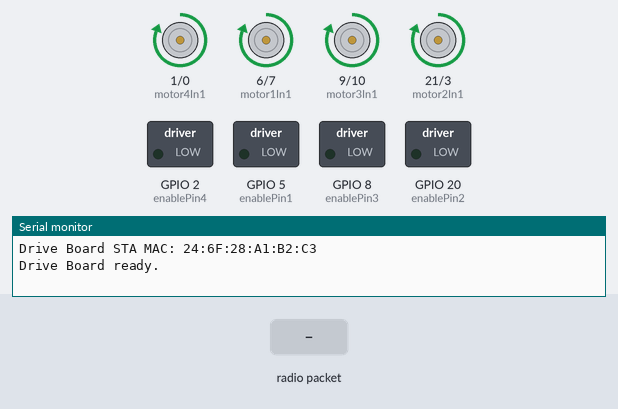
Recording of a sketch running on a simulated ESP32-S3. Shown: motor-driver pin pairs drawn as motors (green arrow = first pin HIGH = forward, orange = second pin HIGH = backward, longer = more drive), switched loads named in the sketch (green lamp = pin HIGH), the last lines printed to the serial monitor. Inputs (shaded band) come from the test bench.

Above: at 1.2 s.
1.3 s: radio packet "emergencyStop" arrives
At 2.2 s:
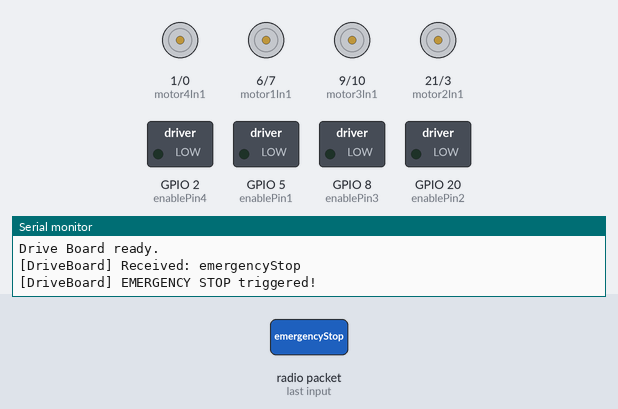
2.8 s: radio packet "tune" arrives
4.3 s: radio packet "leftTune=" arrives
Timing chart, 0 to 7.3 s (numbered marks = the images above; inputs shaded):
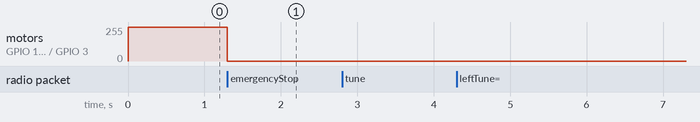

Measured:
- after the input at 1.3 s, motor on GPIO 1 (motor4In1) / GPIO 0 (motor4In2), motor on GPIO 6 (motor1In1) / GPIO 7 (motor1In2), motor on GPIO 9 (motor3In1) / GPIO 10 (motor3In2), motor on GPIO 21 (motor2In1) / GPIO 3 (motor2In2): forward 255/255 → stopped at once

The sketch:

drive.ino
```cpp
/*
 * ESP32 Omni-Directional RC Car - Drive Board
 * Version: 1.0.1
 * Author: RawFish69
 * This firmware controls the motor drivers based on commands received via ESP-NOW.
 * Supports both omni-directional and simple (tank-style) control modes.
 * Features emergency stop and motor tuning capabilities.
 */

#include <WiFi.h>
#include <esp_now.h>
#include <esp_wifi.h>

#define LEDC_RESOLUTION_BITS 10
#define LEDC_FREQUENCY 50
#define MOTOR_MIN_PWM 300
#define MOTOR_MAX_PWM 1023

// Control board mac address, use STA
// E4:B3:23:D2:D1:5C (STA)
// E4:B3:23:D2:D1:5D (SoftAP)

uint8_t CONTROL_BOARD_MAC[] = {0xE4, 0xB3, 0x23, 0xD3, 0x66, 0xB8};

// 15s no packets => EStop + reboot
static const unsigned long NO_PACKET_TIMEOUT_MS = 15000;

// Pin definitions
const int enablePin1 = 5;
const int motor1In1 = 6;
const int motor1In2 = 7;
const int enablePin2 = 20;
const int motor2In1 = 21;
const int motor2In2 = 3;
const int enablePin3 = 8;
const int motor3In1 = 9;
const int motor3In2 = 10;
const int enablePin4 = 2;
const int motor4In1 = 1;
const int motor4In2 = 0;

// Desired PWM and direction
int desiredLeftPWM = 0;
int desiredRightPWM = 0;
int desiredMotor3PWM = 0;
int desiredMotor4PWM = 0;
int desiredLeftDirection = 1; // 1 = forward, 0 = reverse
int desiredRightDirection = 1; // 1 = forward, 0 = reverse
int desiredMotor3Direction = 1; // 1 = forward, 0 = reverse
int desiredMotor4Direction = 1; // 1 = forward, 0 = reverse

// Tuning multipliers
volatile float leftTune = 1.0;
volatile float rightTune = 1.0;

bool emergencyStopActive = false;

// ESPNOW housekeeping
bool firstPacketReceived = false;
unsigned long lastPacketMillis = 0;

// Forward declarations
void parseEspNowMessage(const String& msg);
void handleEmergencyStop();
void handleTuning(float lt, float rt);
void setMotorOmni(float xVal, float yVal, float rVal);
void setMotorSimple(float speedPercent, const String& forwardBackward, float turnRatePercent);
void updateMotorSignals();

// ESPNOW callback for receiving data
void onDataRecv(const esp_now_recv_info_t* info, const uint8_t *data, int data_len) {
  if (!firstPacketReceived) {
    firstPacketReceived = true;
  }
  lastPacketMillis = millis();
  String incoming = String((char*)data);
  Serial.print("[DriveBoard] Received: ");
  Serial.println(incoming);
  parseEspNowMessage(incoming);
}

// Parse incoming ESPNOW messages and route to appropriate handlers
void parseEspNowMessage(const String& msg) {
  if (msg.equalsIgnoreCase("emergencyStop")) {
    handleEmergencyStop();
    return;
  }
  if (msg.startsWith("tune")) {
    int ltIndex = msg.indexOf("leftTune=");
    int rtIndex = msg.indexOf("rightTune=");
    if (ltIndex > 0 && rtIndex > 0) {
      int ampPos = msg.indexOf('&', ltIndex + 9);
      float lt = msg.substring(ltIndex + 9, (ampPos < 0 ? msg.length() : ampPos)).toFloat();
      float rt = msg.substring(rtIndex + 10).toFloat();
      handleTuning(lt, rt);
    }
    return;
  }
  if (msg.indexOf("mode=omni") >= 0) {
    int xIdx = msg.indexOf("x=");
    int yIdx = msg.indexOf("y=");
    int rIdx = msg.indexOf("rotate=");
    if (xIdx < 0 || yIdx < 0 || rIdx < 0) return;
    float xVal = msg.substring(xIdx + 2, msg.indexOf('&', xIdx + 2)).toFloat();
    float yVal = msg.substring(yIdx + 2, msg.indexOf('&', yIdx + 2)).toFloat();
    float rVal = msg.substring(rIdx + 7).toFloat();
    setMotorOmni(xVal, yVal, rVal);
    return;
  }
  if (msg.indexOf("mode=simple") >= 0) {
    int spIdx = msg.indexOf("speed=");
    int fbIdx = msg.indexOf("forwardBackward=");
    int trIdx = msg.indexOf("turnRate=");
    if (spIdx < 0 || fbIdx < 0 || trIdx < 0) return;
    float speedVal = msg.substring(spIdx + 6, msg.indexOf('&', spIdx + 6)).toFloat();
    int nextAmp = msg.indexOf('&', fbIdx + 16);
    String forwardBack = msg.substring(fbIdx + 16, (nextAmp < 0 ? msg.length() : nextAmp));
    float turnVal = msg.substring(trIdx + 9).toFloat();
    setMotorSimple(speedVal, forwardBack, turnVal);
    return;
  }
}

// Handle emergency stop by disabling all motors
void handleEmergencyStop() {
  emergencyStopActive = true;
  desiredLeftPWM = 0;
  desiredRightPWM = 0;
  desiredMotor3PWM = 0;
  desiredMotor4PWM = 0;
  digitalWrite(motor1In1, LOW);
  digitalWrite(motor1In2, LOW);
  digitalWrite(motor2In1, LOW);
  digitalWrite(motor2In2, LOW);
  digitalWrite(motor3In1, LOW);
  digitalWrite(motor3In2, LOW);
  digitalWrite(motor4In1, LOW);
  digitalWrite(motor4In2, LOW);
  ledcWrite(enablePin1, 0);
  ledcWrite(enablePin2, 0);
  ledcWrite(enablePin3, 0);
  ledcWrite(enablePin4, 0);
  Serial.println("[DriveBoard] EMERGENCY STOP triggered!");
}

// Update motor tuning parameters
void handleTuning(float lt, float rt) {
  leftTune = constrain(lt, 0.5, 1.5);
  rightTune = constrain(rt, 0.5, 1.5);
  Serial.printf("[DriveBoard] Tuning => Left=%.2f, Right=%.2f\n", leftTune, rightTune);
}

// Set motors for omni-directional movement
void setMotorOmni(float xVal, float yVal, float rVal) {
  if (emergencyStopActive) return;
  xVal = constrain(xVal, -100, 100);
  yVal = constrain(yVal, -100, 100);
  rVal = constrain(rVal, -100, 100);
  float frontLeft = yVal - xVal + rVal;
  float frontRight = yVal + xVal - rVal;
  float backLeft = yVal + xVal + rVal;
  float backRight = yVal - xVal - rVal;
  float maxValue = max(max(fabs(frontLeft), fabs(frontRight)),
                      max(fabs(backLeft), fabs(backRight)));
  if (maxValue > 100.0) {
    float scale = 100.0 / maxValue;
    frontLeft *= scale;
    frontRight *= scale;
    backLeft *= scale;
    backRight *= scale;
  }
  desiredLeftPWM = map((int)fabs(frontLeft), 0, 100, 0, MOTOR_MAX_PWM);
  desiredRightPWM = map((int)fabs(frontRight), 0, 100, 0, MOTOR_MAX_PWM);
  desiredMotor3PWM = map((int)fabs(backLeft), 0, 100, 0, MOTOR_MAX_PWM);
  desiredMotor4PWM = map((int)fabs(backRight), 0, 100, 0, MOTOR_MAX_PWM);
  desiredLeftDirection = (frontLeft >= 0) ? 1 : 0;
  desiredRightDirection = (frontRight >= 0) ? 1 : 0;
  desiredMotor3Direction = (backLeft >= 0) ? 1 : 0;
  desiredMotor4Direction = (backRight >= 0) ? 1 : 0;
  Serial.printf("[DriveBoard] Omni => x=%.1f y=%.1f r=%.1f\n", xVal, yVal, rVal);
}

// Set motors for simple forward/backward/turn movement
void setMotorSimple(float speedPercent, const String& forwardBackward, float turnRatePercent) {
  if (emergencyStopActive) return;
  float basePWM = map((int)speedPercent, 0, 100, 0, MOTOR_MAX_PWM);
  if (basePWM < MOTOR_MIN_PWM && basePWM != 0) {
    basePWM = MOTOR_MIN_PWM;
  }
  float turnFactor = turnRatePercent / 50.0;
  float leftPWM = basePWM;
  float rightPWM = basePWM;
  if (turnFactor > 0) {
    rightPWM = basePWM * (1.0 - turnFactor);
  } else if (turnFactor < 0) {
    leftPWM = basePWM * (1.0 + turnFactor);
  }
  leftPWM = constrain(leftPWM, 0, MOTOR_MAX_PWM);
  rightPWM = constrain(rightPWM, 0, MOTOR_MAX_PWM);
  int directionBit = (forwardBackward.equalsIgnoreCase("Forward")) ? 1 : 0;
  desiredLeftPWM = leftPWM;
  desiredRightPWM = rightPWM;
  desiredMotor3PWM = leftPWM;
  desiredMotor4PWM = rightPWM;
  desiredLeftDirection = directionBit;
  desiredRightDirection = directionBit;
  desiredMotor3Direction = directionBit;
  desiredMotor4Direction = directionBit;
  Serial.printf("[DriveBoard] Simple => spd=%.1f dir=%s turn=%.1f\n",
                speedPercent, forwardBackward.c_str(), turnRatePercent);
}

// Update motor signals based on desired states
void updateMotorSignals() {
  if (emergencyStopActive) return;
  digitalWrite(motor1In1, (desiredLeftDirection) ? HIGH : LOW);
  digitalWrite(motor1In2, (desiredLeftDirection) ? LOW : HIGH);
  digitalWrite(motor2In1, (desiredRightDirection) ? HIGH : LOW);
  digitalWrite(motor2In2, (desiredRightDirection) ? LOW : HIGH);
  digitalWrite(motor3In1, (desiredMotor3Direction) ? HIGH : LOW);
  digitalWrite(motor3In2, (desiredMotor3Direction) ? LOW : HIGH);
  digitalWrite(motor4In1, (desiredMotor4Direction) ? HIGH : LOW);
  digitalWrite(motor4In2, (desiredMotor4Direction) ? LOW : HIGH);
  float finalLeftPWM = desiredLeftPWM * leftTune;
  float finalRightPWM = desiredRightPWM * rightTune;
  float finalMotor3PWM = desiredMotor3PWM * leftTune;
  float finalMotor4PWM = desiredMotor4PWM * rightTune;
  int leftOut = (int)constrain(finalLeftPWM, 0, MOTOR_MAX_PWM);
  int rightOut = (int)constrain(finalRightPWM, 0, MOTOR_MAX_PWM);
  int motor3Out = (int)constrain(finalMotor3PWM, 0, MOTOR_MAX_PWM);
  int motor4Out = (int)constrain(finalMotor4PWM, 0, MOTOR_MAX_PWM);
  ledcWrite(enablePin1, leftOut);
  ledcWrite(enablePin2, rightOut);
  ledcWrite(enablePin3, motor3Out);
  ledcWrite(enablePin4, motor4Out);
}

void setup() {
  Serial.begin(115200);
  pinMode(motor1In1, OUTPUT);
  pinMode(motor1In2, OUTPUT);
  pinMode(motor2In1, OUTPUT);
  pinMode(motor2In2, OUTPUT);
  pinMode(motor3In1, OUTPUT);
  pinMode(motor3In2, OUTPUT);
  pinMode(motor4In1, OUTPUT);
  pinMode(motor4In2, OUTPUT);
  ledcAttach(enablePin1, LEDC_FREQUENCY, LEDC_RESOLUTION_BITS);
  ledcAttach(enablePin2, LEDC_FREQUENCY, LEDC_RESOLUTION_BITS);
  ledcAttach(enablePin3, LEDC_FREQUENCY, LEDC_RESOLUTION_BITS);
  ledcAttach(enablePin4, LEDC_FREQUENCY, LEDC_RESOLUTION_BITS);
  digitalWrite(motor1In1, LOW);
  digitalWrite(motor1In2, LOW);
  digitalWrite(motor2In1, LOW);
  digitalWrite(motor2In2, LOW);
  digitalWrite(motor3In1, LOW);
  digitalWrite(motor3In2, LOW);
  digitalWrite(motor4In1, LOW);
  digitalWrite(motor4In2, LOW);
  ledcWrite(enablePin1, 0);
  ledcWrite(enablePin2, 0);
  ledcWrite(enablePin3, 0);
  ledcWrite(enablePin4, 0);

  WiFi.mode(WIFI_STA);
  esp_wifi_set_channel(1, WIFI_SECOND_CHAN_NONE);

  Serial.print("Drive Board STA MAC: ");
  Serial.println(WiFi.macAddress());
  if (esp_now_init() != ESP_OK) {
    Serial.println("ESPNOW init fail");
    delay(2000);
    ESP.restart();
  }
  esp_now_register_recv_cb(onDataRecv);

  firstPacketReceived = false;
  lastPacketMillis = millis();
  Serial.println("Drive Board ready.");
}


void loop() {
  updateMotorSignals();
  if (firstPacketReceived) {
    if (millis() - lastPacketMillis >= NO_PACKET_TIMEOUT_MS) {
      Serial.println("[DriveBoard] 15s no ESPNOW => EStop + Reboot!");
      handleEmergencyStop();
      ESP.restart();
    }
  }
  delay(100);
}
```
